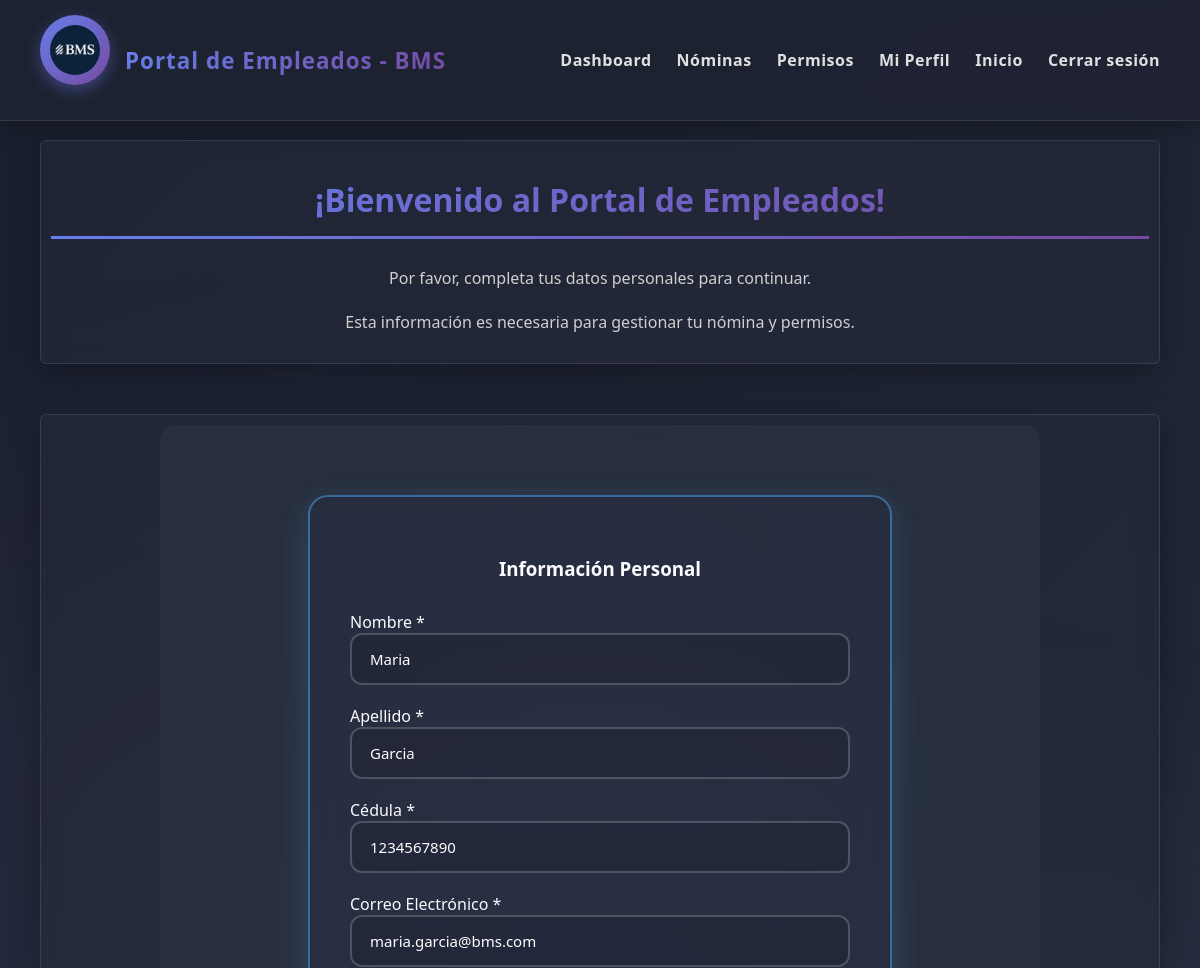
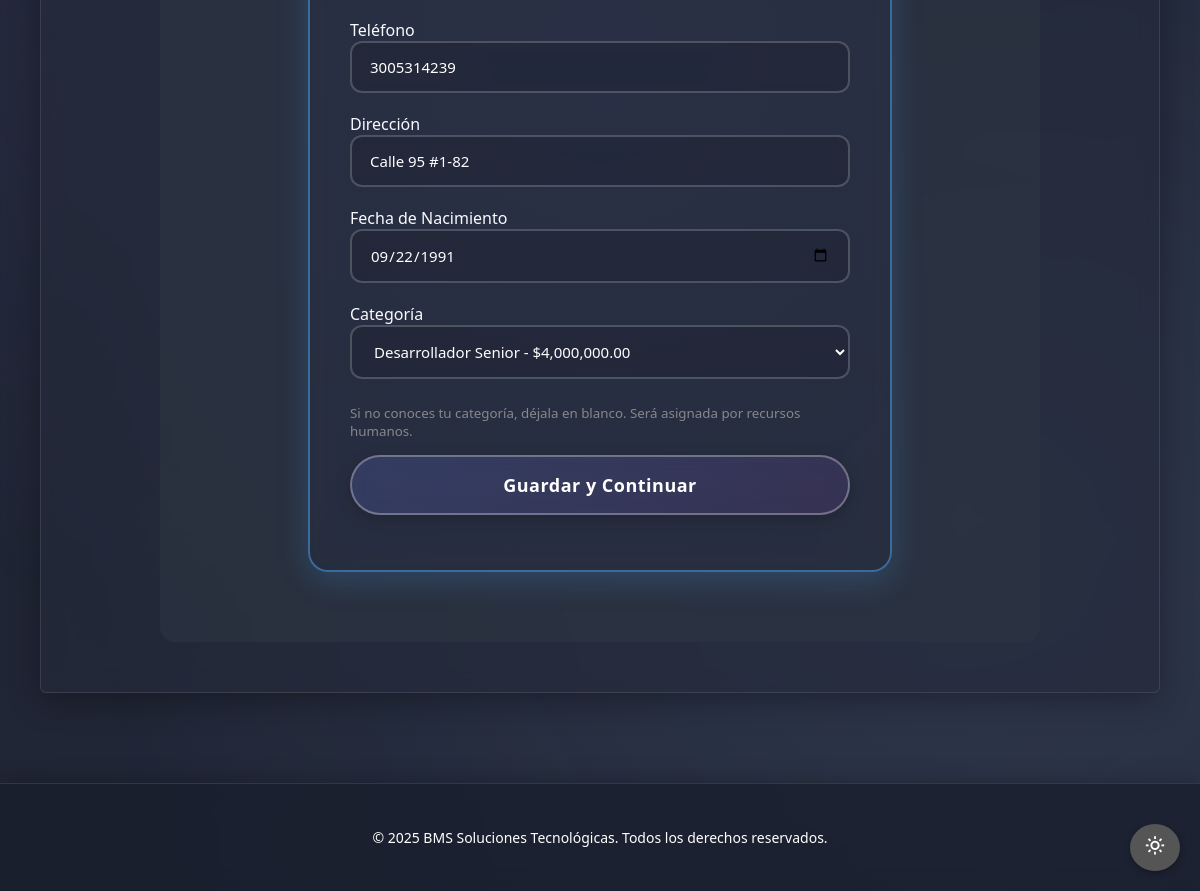
Page /empleados/completar-datos/ (signed in) on the committed database (2 pictures, top to bottom).
### core2/models.py (models this page shows, shortened)
class Empleado(models.Model):
    user = models.OneToOneField(User, on_delete=models.CASCADE, related_name='empleado')
    nombre = models.CharField(max_length=100)
    apellido = models.CharField(max_length=100)
    cedula = models.CharField(max_length=20, unique=True)
    correo = models.EmailField(unique=True)
    telefono = models.CharField(max_length=20, blank=True)
    direccion = models.CharField(max_length=200, blank=True)
    fecha_nacimiento = models.DateField(null=True, blank=True)
    fecha_ingreso = models.DateField(default=date.today)
    categoria = models.ForeignKey(Categoria, on_delete=models.SET_NULL, null=True, blank=True)
    activo = models.BooleanField(default=True)
    datos_completados = models.BooleanField(default=False)

### core2/views.py (the view)
# urls.py: path('completar-datos/', views.completar_datos, name='completar_datos'),
@login_required
def completar_datos(request):
    empleado, created = Empleado.objects.get_or_create(
        user=request.user,
        defaults={
            'nombre': request.user.first_name or '',
            'apellido': request.user.last_name or '',
            'correo': request.user.email or '',
            'datos_completados': False
        }
    )
    if request.method == 'POST':
        form = EmpleadoForm(request.POST, instance=empleado)
        if form.is_valid():
            empleado = form.save(commit=False)
            empleado.datos_completados = True
            empleado.save()
            messages.success(request, '¡Datos actualizados correctamente!')
            return redirect('dashboard_empleado')
    else:
        form = EmpleadoForm(instance=empleado)
    context = {
        'form': form,
        'empleado': empleado,
    }
    return render(request, 'core2/completar_datos.html', context)

### core1/models.py (called while the page is built)
    def __str__(self):
        return f"{self.nombre} - ${self.salario_base:,.2f}"

### core2/templates/core2/completar_datos.html (shortened to what this page needs)
{% extends 'core2/base.html' %}
{% load static %}
{% block content %}
<main class="main-content">
    <section class="seccion texto-centro">
        <h2>¡Bienvenido al Portal de Empleados!</h2>
        <p>Por favor, completa tus datos personales para continuar.</p>
        <p>Esta información es necesaria para gestionar tu nómina y permisos.</p>
    </section>
    <section class="seccion">
        <div class="form-section">
            <form method="POST" class="form azul">
                <h3 style="text-align: center; margin-bottom: 30px;">Información Personal</h3>
                <div>
                    <label for="{{ form.nombre.id_for_label }}">Nombre *</label>
                    {{ form.nombre }}
                </div>
                <div>
                    <label for="{{ form.apellido.id_for_label }}">Apellido *</label>
                    {{ form.apellido }}
                </div>
                <div>
                    <label for="{{ form.cedula.id_for_label }}">Cédula *</label>
                    {{ form.cedula }}
                </div>
                <div>
                    <label for="{{ form.correo.id_for_label }}">Correo Electrónico *</label>
                    {{ form.correo }}
                </div>
                <div>
                    <label for="{{ form.telefono.id_for_label }}">Teléfono</label>
                    {{ form.telefono }}
                </div>
                <div>
                    <label for="{{ form.direccion.id_for_label }}">Dirección</label>
                    {{ form.direccion }}
                </div>
                <div>
                    <label for="{{ form.fecha_nacimiento.id_for_label }}">Fecha de Nacimiento</label>
                    {{ form.fecha_nacimiento }}
                </div>
                <div>
                    <label for="{{ form.categoria.id_for_label }}">Categoría</label>
                    {{ form.categoria }}
                    <small style="display: block; margin-top: 5px; color: #888;">
                        Si no conoces tu categoría, déjala en blanco. Será asignada por recursos humanos.
                    </small>
                </div>
                <button type="submit" class="buttonformB">Guardar y Continuar</button>
            </form>
        </div>
    </section>
</main>
{% endblock %}

### Static/CSS/style.css (style rules this page uses)
:root { --primary-gradient: linear-gradient(135deg, #667eea 0%, #764ba2 100%); --secondary-gradient: linear-gradient(135deg, #f093fb 0%, #f5576c 100%); --success-gradient: linear-gradient(135deg, #43e97b 0%, #38f9d7 100%); --info-gradient: linear-gradient(135deg, #4facfe 0%, #00f2fe 100%); --dark-bg: #1a1f2e; --card-bg: #252b3b; --sidebar-bg: rgba(30, 35, 50, 0.95); }
html { scroll-behavior: smooth; }
html, body { height: 100%; margin: 0; overflow-x: hidden; }
body { background: linear-gradient(135deg, #1a1f2e 0%, #252b3b 100%); color: #ffffff; min-height: 100%; margin: 0; font-family: 'Segoe UI', Tahoma, Geneva, Verdana, sans-serif; position: relative; }
body::before { content: ''; position: fixed; top: 0; left: 0; width: 100%; height: 100%; background-image: radial-gradient(circle at 20% 50%, rgba(120, 119, 198, 0.1) 0%, transparent 50%), radial-gradient(circle at 80% 80%, rgba(138, 180, 248, 0.1) 0%, transparent 50%); pointer-events: none; z-index: 0; }
.main-content { flex: 1; display: block; font-family: 'Segoe UI', Tahoma, Geneva, Verdana, sans-serif; margin-left: 0; padding: 40px; width: 100%; box-sizing: border-box; position: relative; z-index: 1; animation: fadeInUp 0.8s ease-out; }
.seccion { margin-bottom: 50px; background: rgba(37, 43, 59, 0.6); backdrop-filter: blur(10px); -webkit-backdrop-filter: blur(10px); padding: 40px; border-radius: 20px; box-shadow: 0 8px 32px rgba(0, 0, 0, 0.3); transition: all 0.3s ease; border: 1px solid rgba(255, 255, 255, 0.1); position: relative; overflow: hidden; }
.seccion::before { content: ''; position: absolute; top: -2px; left: -2px; right: -2px; bottom: -2px; background: linear-gradient(45deg, #667eea, #764ba2, #f093fb, #4facfe); border-radius: 20px; opacity: 0; transition: opacity 0.3s ease; z-index: -1; }
.seccion h2 { border-bottom: 3px solid transparent; border-image: linear-gradient(90deg, #667eea, #764ba2) 1; padding-bottom: 15px; margin-bottom: 25px; font-family: 'Segoe UI', Tahoma, Geneva, Verdana, sans-serif; font-size: 2rem; font-weight: 700; background: linear-gradient(135deg, #667eea 0%, #764ba2 100%); -webkit-background-clip: text; -webkit-text-fill-color: transparent; background-clip: text; }
.seccion p { line-height: 1.8; font-size: 16px; color: #d0d0d0; font-family: 'Segoe UI', Tahoma, Geneva, Verdana, sans-serif; }
.texto-centro { text-align: center; }
.form-section { background-color: rgba(46, 57, 69, 0.5); padding: 40px; border-radius: 15px; max-width: 800px; margin: 0 auto 40px; }
main { padding-top: 100px; }

### core2/templates/core2/base.html (style rules this page uses)
.seccion { padding: 10px; border-radius: 6px; }

### rows in the picture
Empleado: nombre "Maria", apellido "Garci­a", cedula "1234567890", correo "maria.garcia@bms.com", telefono "3005314239", direccion "Calle 95 #1-82", fecha_nacimiento "09/22/1991", categoria "Desarrollador Senior - $4,000,000.00"
